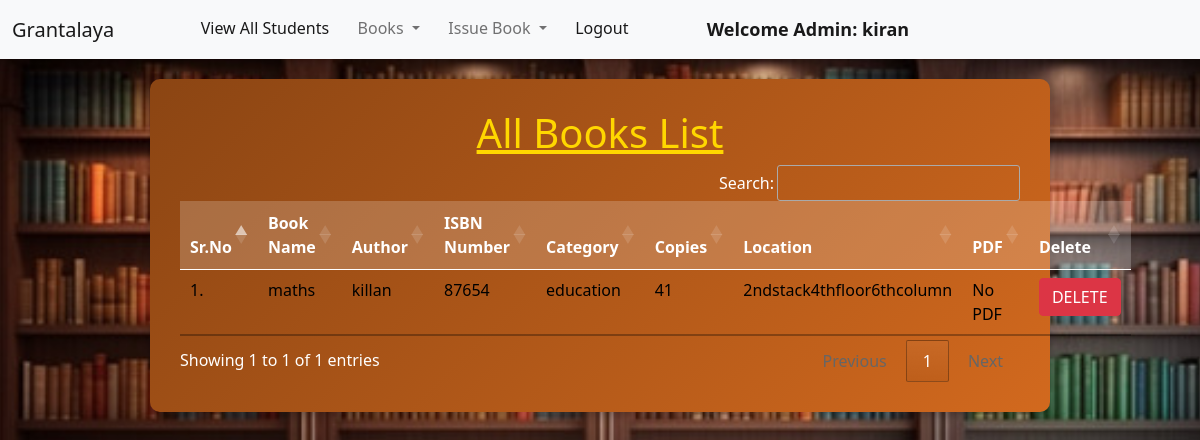
/view_books/ (signed in), run on the app's committed database.
### library/models.py (models this page shows, shortened)
class Book(models.Model):
    name = models.CharField(max_length=200)
    author = models.CharField(max_length=200)
    isbn = models.PositiveIntegerField()
    category = models.CharField(max_length=50)
    copies = models.IntegerField(null=True, blank=True)
    location=models.CharField(max_length=200)
    pdf_file = models.FileField(upload_to='pdfs/')

### library/views.py (the view)
# urls.py: path("view_books/", views.view_books, name="view_books"),
@login_required(login_url = '/admin_login')
def view_books(request):
    books = Book.objects.all()
    return render(request, "view_books.html", {'books':books})

### library/templates/view_books.html (shortened to what this page needs)
{% extends 'admin_navbar.html' %}
{% load static %}
{% block body %}
<div class="table-container">
    <h1 class="text-center"><u>All Books List</u></h1>
    <table class="table table-hover" id="example">
        <thead>
            <tr>
                <th>Sr.No</th>
                <th>Book Name</th>
                <th>Author</th>
                <th>ISBN Number</th>
                <th>Category</th>
                <th>Copies</th>
                <th>Location</th>
                <th>PDF</th>
                <th>Delete</th>
            </tr>
        </thead>
        <tbody>
            {% for book in books %}
            <tr>
                <td>{{ forloop.counter }}.</td>
                <td>{{ book.name }}</td>
                <td>{{ book.author }}</td>
                <td>{{ book.isbn }}</td>
                <td>{{ book.category }}</td>
                <td>{{ book.copies }}</td>
                <td>{{ book.location }}</td>
                <td>
                    {% if book.pdf %}
                        <a href="{{ book.pdf.url }}" target="_blank">View PDF</a>
                    {% else %}
                        No PDF
                    {% endif %}
                </td>
                <td>
                    <a href="{% url 'delete_book' book.id %}" class="btn btn-danger">
                        <span>DELETE</span>
                    </a>
                </td>
            </tr>
            {% endfor %}
        </tbody>
    </table>
</div>
{% endblock %}

### library/templates/admin_navbar.html (shortened to what this page needs)
<!doctype html>
<html lang="en">
  <head>
    <link href="https://cdn.jsdelivr.net/npm/bootstrap@5.1.0/dist/css/bootstrap.min.css" rel="stylesheet">
    <link rel="stylesheet" href="https://cdn.datatables.net/1.10.25/css/jquery.dataTables.min.css">
    <link rel="stylesheet" href="https://cdn.datatables.net/buttons/1.7.1/css/buttons.dataTables.min.css">
  </head>
  <body>
    <nav class="navbar navbar-expand-lg navbar-light bg-light">
        <div class="container-fluid">
          <a class="navbar-brand" href="#">Grantalaya </a>
          <div class="collapse navbar-collapse" id="navbarSupportedContent">
            <ul class="navbar-nav me-auto mb-2 mb-lg-0">
              <li class="nav-item">
                <a class="nav-link active" aria-current="page" href="/view_students/">View All Students</a>
              </li>
              <li class="nav-item dropdown">
                <a class="nav-link dropdown-toggle" href="#" id="navbarDropdown" role="button" data-bs-toggle="dropdown" aria-expanded="false">
                  Books
                </a>
              </li>
              <li class="nav-item dropdown">
                <a class="nav-link dropdown-toggle" href="#" id="navbarDropdown" role="button" data-bs-toggle="dropdown" aria-expanded="false">
                  Issue Book
                </a>
              </li>
              <li class="nav-item">
                <a class="nav-link active" aria-current="page" href="/logout/">Logout</a>
              </li>
              <li class="nav-item">
                <a style="font-weight:600; font-family:'Segoe UI', Tahoma, Geneva, Verdana, sans-serif; font-size: large;" class="nav-link active" href="#">Welcome Admin: {{request.user}}</a>
              </li>
            </ul>
          </div>
        </div>
      </nav>
      {% block body %}
      {% endblock %}
  </body>
</html>

### data on the page
Book: name "maths", author "killan", isbn "87654", category "education", copies "41", location "2ndstack4thfloor6thcolumn"

### other printed values
{{ request.user }} "kiran"
